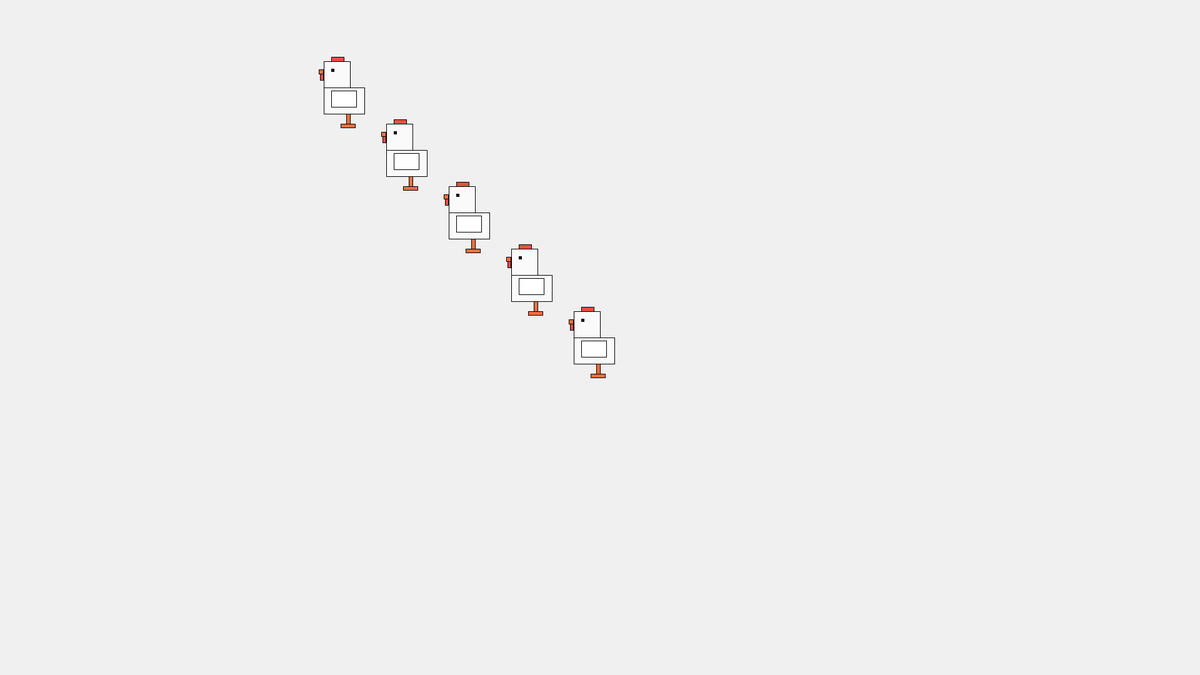
Frame 1 (no input)
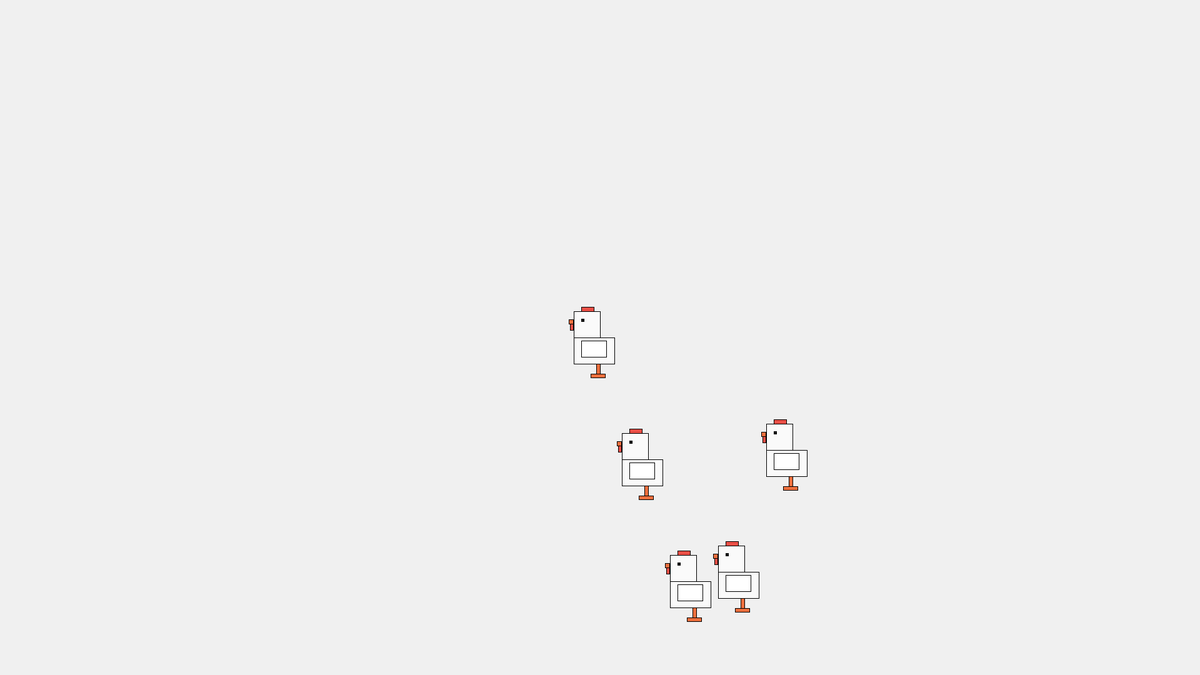
Frame 60 (the mouse pressed at the canvas centre just before this capture)
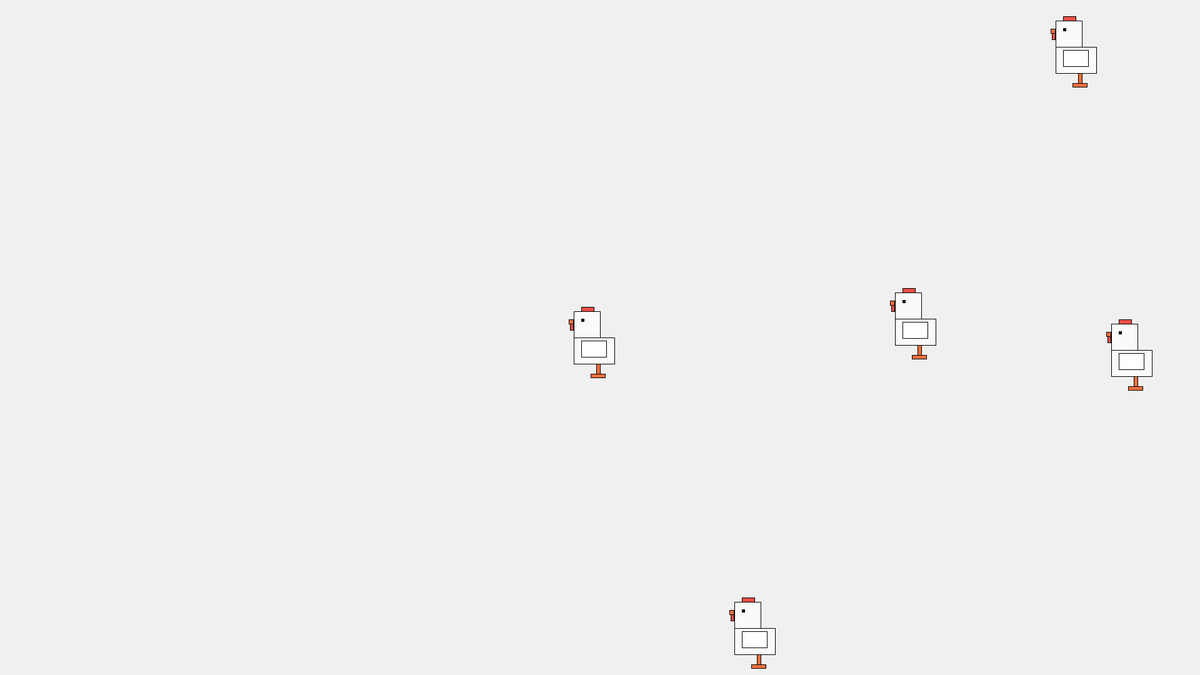
Frame 120 (the mouse held since frame 60 and released just before this capture)

The Processing sketch that drew these frames (run headless with seeded random() and noise(); from frame 60 on, the mouse is pressed at the canvas centre):

// Processing sketch: object
// ── object.pde
Chicken myChicken;
Chicken myChicken2;
Chicken[] myChickenArr;

void setup() {
  size(1920,1080);
  //myChicken = new Chicken(width/2,height/2,3,1);
 // myChicken2 = new Chicken(width/2-100,height/2-100,5,3);

  myChickenArr = new Chicken[5];

  for(int i = 0; i<myChickenArr.length; i++) {
    myChickenArr[i] = new Chicken(width/2-100*i, height/2 - 100 * i, i*3, i*5);
  }

}

void draw() {
  background(240);  
  
  for(int i = 0; i<myChickenArr.length; i++) {
    myChickenArr[i].display();
    myChickenArr[i].move();
  }


/*
  myChicken.display();
  myChicken.move();

  myChicken2.display();
  myChicken2.move();
*/

}

// ── Chicken.pde
/*
Basic Format of Class

class className {

  //Field,Member Variable
  //Just Define, Not Initialize
  int num;

  //Constrcutor
  //Initialize your Field in Constructor
  //Constructor's name must be same with ClassName
  //NEVER WRITE RETURN TYPE(e.g. void, int, float)
  className(param) { //Constructor }

  //Member Function
  void funcName(param) {...}
}
*/

/*
Subject

1. Make Draw Function to draw Chicken Character on the Screen
2. Make Move Function to move Chicken Character
3. If Chicken hits the border, it must be bounce.(Make this in Move Function)

4. Get Initial Position using Constructor
*/

class Chicken {
 //You can make Field/Member(In easy, Variable in Class) to store values
 //Each Instance has different Field Value
 //They are independent from each other instance.
  float x;
  float y;
  float xspeed;
  float yspeed;
  
  
  //If you need a value for instance
  //You can get value when you make instasnce
  //Using Constructor
  Chicken(float x, float y, float xspeed, float yspeed) {
    this.x = x;
    this.y = y;
    this.xspeed = xspeed;
    this.yspeed = yspeed;
  }

  void display() {
    //Body
    fill(250);
    rect(x-42, y-42, 42, 42);
    rect(x-42, y, 65, 42);
    
    //eye
    fill(27);
    rect(x-30, y-30, 4, 4);  
    
    //wing
    fill(255);
    rect(x-30, y+5, 40, 26);
    
    //hair
    fill(234,79,70);
    rect(x-30, y-49, 20, 7);
    rect(x-48, y-22, 5, 10);
    
    //mouse
    fill(238,112,62);
    rect(x-50, y-29, 7, 7);
    
    //leg
    fill(238,112,62);
    rect(x-6, y+42, 6, 19);
    rect(x-15, y+58, 23, 6);

  }
  
  
  //You can make Member Function to do something with class
  void move() {
    x += xspeed;
    y += yspeed;

    if( x>width-23 || x<50 ) {xspeed *= -1;}
    if( y>height-64 || y<49) {yspeed *= -1;}
  }
  
}
